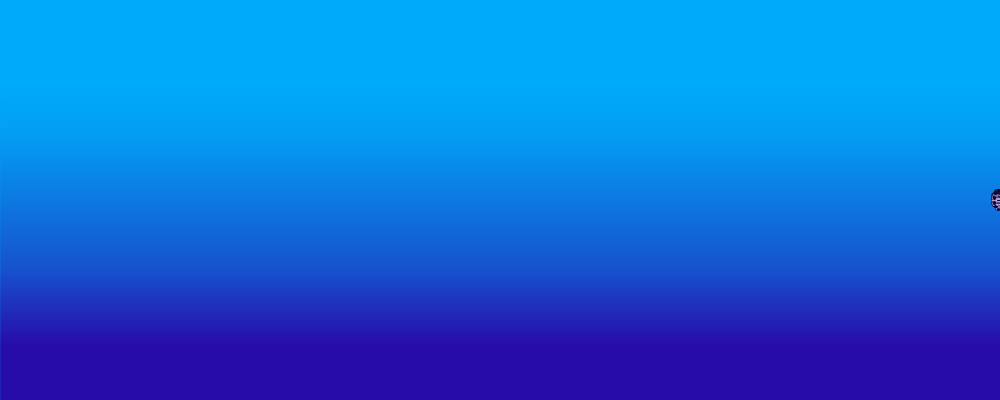
Frame 1 (no input)
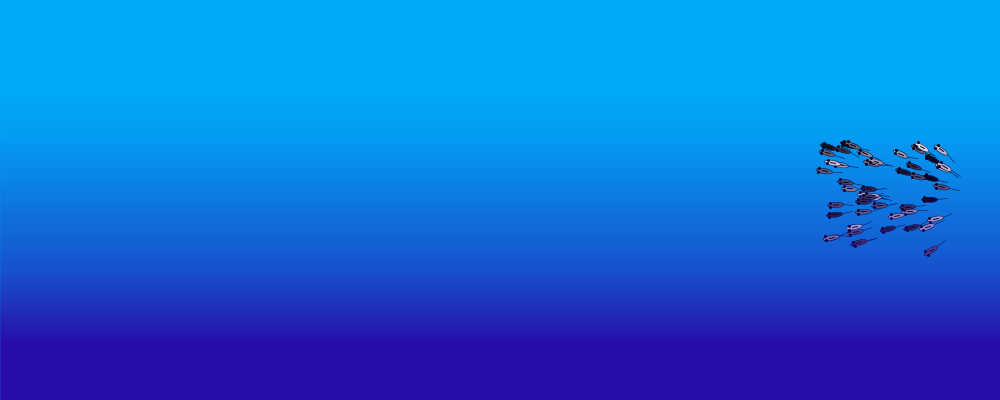
Frame 60 (the mouse pressed at the canvas centre just before this capture)
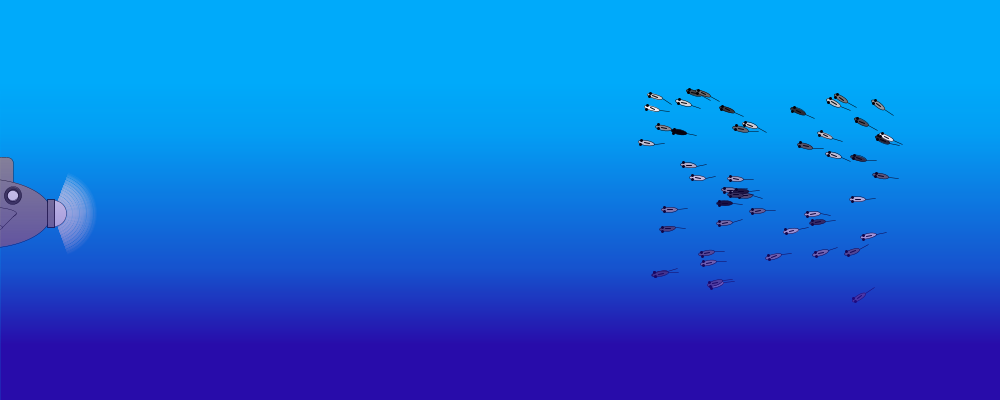
Frame 120 (the mouse held since frame 60 and released just before this capture)

The Processing sketch that drew these frames (run headless with seeded random() and noise(); from frame 60 on, the mouse is pressed at the canvas centre):

// Processing sketch: processing_177430
// ── processing_177430.pde

// Nature of Code: Ch1 vector movement. Ch2 applying forces.
// Ch3 oscillation. Ch4 particles. Ch6 seeking and avoiding.
// mouse controls submarine depth

Submarine sub;
Shoal sardines;
SeaWater sea;

void setup() {
  size(1000, 400);
  sub = new Submarine(-500, height/2); 
  sardines = new Shoal();
  sea = new SeaWater();
}

void draw() {
  //noLoop();
  frameRate(10);
  background(0, 170, 250);
  sub.setDepth(); 
  sardines.moveAwayFrom(sub);
  sea.display();
}



class AirLeak {
  ArrayList<Bubble> bubbles;
  PVector pos;

  AirLeak() {
    pos = new PVector();
    bubbles = new ArrayList<Bubble>();
  }

  void run(PVector l) {
    pos.set(l);// see where the sub is
    // limit particle generation frequency
    if (frameCount % 2 == 0) {
      bubbles.add(new Bubble(pos));
    }
    for (int i = bubbles.size () -1; i >= 0; i--) {
      Bubble b = bubbles.get(i);
      b.run();
      if (b.isDead()) {
        bubbles.remove(i);
      }
    }
  }
}

class Bubble {
  PVector pos;
  PVector vel;
  PVector accel;
  PVector spread;
  float lifespan, diam;

  Bubble(PVector l) {
    accel = new PVector();
    vel = new PVector();
    spread = new PVector(random(0, 5), -5);
    accel.add(spread);
    pos = l.get();
    lifespan = 255.0;
    diam = random(1, 10);
  }

  void run() {
    move();
    display();
  }

  void move() {
    vel.add(accel);
    pos.add(vel);
    accel.mult(0);
    lifespan -= 7;
    diam += 0.1;
  }

  void display() {
    stroke(0);
    strokeWeight(0.3);
    fill(255, lifespan);
    ellipse(pos.x, pos.y, diam, diam);
  }

  boolean isDead() {
    if (lifespan < 0.0) {
      return true;
    } else {
      return false;
    }
  }
}

class DepthControl {
  PVector pos;
  DepthControl() { 
    pos = new PVector(width*2, height/2);
  }
  void move() {
    pos.y = mouseY;
  }
}

class Fish {
  PVector accel, vel, pos, moveAnyWhere, moveTowards, moveAway;
  float angle, dist, maxSpeed, maxForce;

  Fish() {
    accel = new PVector(0, 0);
    vel = new PVector(0, 0);
    pos = new PVector(width+10, height/2); 
    moveAway = new PVector();
    moveAnyWhere = new PVector(random(-3, -0.9), random(-0.9, 0.9));
    applyForce(moveAnyWhere);
    maxSpeed = 2;
    maxForce = 2;
  }

  void applyForce(PVector f) {
    accel.add(f);
  }

  void update() {
    vel.add(accel);
    pos.add(vel);
    accel.mult(0);
  }

  void avoid(Submarine sub) { // inverse of the seek() method from NOC Ch6
    moveTowards = PVector.sub(sub.pos, pos);  
    dist = moveTowards.mag(); 
    if (dist < 250) {
      moveAway.set(-moveTowards.x, -moveTowards.y);
      moveAway.normalize();  
      moveAway.mult(maxSpeed);
      PVector steer = PVector.sub(moveAway, vel);
      steer.limit(maxForce);
      applyForce(steer); 
      // some problem with this here, but works in submarine class
      // moveAway.sub(vel);
      // moveAway.limit(maxForce);
      // applyForce(moveAway);
    }
  }

  void display() {
    
    pushMatrix(); 
    angle = vel.heading2D() + PI;
    translate(pos.x, pos.y);
    rotate(angle);
    //scale(2);
    beginShape(); // simple tail
    stroke(0);
    strokeWeight(.5);
    vertex(0, 0);
    vertex(10, random(-3, 3));
    endShape();
    fill(random(255)); // glisten
    //strokeWeight(1.5);
    ellipse(-8, 0, 16, 5);
    strokeWeight(1);
    line(-10, 0, -5, 0); // dorsal fin
    strokeWeight(3);
    point(-13,-2); // eyes
    point(-13, 2);
    popMatrix();
  }

  void bounds() {
    if (pos.x < -150 ) {
      pos.x = width + 10;
    }
    if (pos.x > width + 150) {
      pos.x = -150;
    }
    if ((pos.y > height +20 ) || (pos.y < -20 )) {
      vel.y = vel.y * -1;
    }
  }

  void run(Submarine s) {
    update();
    avoid(s);
    bounds();
    display();
  }
}

class SeaWater {
  float a;

  SeaWater() {
  }

  void display() { 
    fill(0, 0, 0, 150);
    strokeWeight(1);
    a = 0;
    for (int i = 0; i < height; i += 1) {
      stroke(40, 12, 170, a);
      line(0, i, width, i);
      if (i > height/5) {
        a +=  0.4;
      }
      if (i > height/3) {
        a +=  0.5;
      }
      if (i > height-height/3) {
        a +=  0.6;
      }
    }
  }
}

class Shoal {
  int  num;
  Fish[]  fish;

  Shoal() {
    num = 50; 
    fish = new Fish[num];
    for (int i = 0; i < num; i++) {
      fish[i] = new Fish();
    }
  }  

  void moveAwayFrom(Submarine s) {
    for (Fish f : fish) {
      f.run(s);
    }
  }
}

class SubDraw {
  float x, y, period, amplitude, num1, num2, num3, fade;

  SubDraw() {
    period  = 50;    
    amplitude = 54;
    x = -140;
    y = 40;
  }

  void drawBody() {
    // axle
    stroke(0);
    strokeWeight(2);
    line(x-5, y, x+20, y);
    
    
    // shroud
    strokeWeight(.5);
    fill(150);
    rect(x+12, y-60, 28, 120);
    rect(x-15, y-60, 55, 5);
    rect(x-15, y+55, 55, 5);
    triangle(x+40, y-59, x+40, y-10, x +80, y-10); 
    triangle(x+40, y+59, x+40, y+10, x+80, y+10);

    //periscope
    rect(x+110, y-120, 10, 50);
    arc(x+130, y-120, 60, 20, radians(90), radians(270));
    stroke(0);
    strokeWeight(.5);
    ellipse(x+130, y-120, 10, 20);
    fill(255);
    ellipse(x+130, y-120, 8, 18);
    fill(150);

    // tower 
    rect(x+90, y-80, 80, 50, 10);

    // body
    ellipse(x +125, y, 200, 100);

    //portholes
    stroke(0);
    strokeWeight(.5);

    fill(70);
    ellipse(x+170, y-25, 25, 25);
    ellipse(x+170, y-25, 17, 17);
    fill(255);
    ellipse(x+170, y-25, 15, 15);

    fill(70);
    ellipse(x+130, y-30, 25, 25);
    ellipse(x+130, y-30, 17, 17);
    fill(255);
    ellipse(x+130, y-30, 15, 15);

    fill(70);
    ellipse(x+90, y-25, 25, 25);
    ellipse(x+90, y-25, 17, 17);
    fill(255);
    ellipse(x+90, y-25, 15, 15);

    //fin
    strokeWeight(.5);
    beginShape();
    fill(150);
    ellipse(x+125, y, 100, 20);
    vertex(x+175, y);
    vertex(x+155, y+20);
    vertex(x+65, y+20);
    vertex(x+75, y); 
    endShape();
    ellipse(x+110, y+20, 90, 15);
  }
  
  // OK, it doesn't actually illuminate anything...
  void glow() {
    fill(255);
    stroke(0);
    strokeWeight(.5);
    arc(x+228, y, 38, 38, radians(-85), radians(85));
    stroke(0);
    fill(150);
    strokeWeight(1);
    rect(x+220, y-20, 10, 40);
    noFill();
    strokeWeight(1);
    fade = 255;
    for (int i = 0; i < 100; i += 1) {
      stroke(220, 250, 250, fade);
      arc(x+228, y, 40+i, 40+i, radians(-70), radians(70));
      fade -= 3;
    }
  }

  void animateProp() {
    noStroke();
    fill(70);
    
    // first blade
    num1 =  amplitude * cos(TWO_PI * frameCount/period);
    triangle(x, y, x-10, y+num1, x+10, y+num1);

    // advance second blade by approx. 2/3 of a cycle
    num2 =  amplitude * cos(TWO_PI * (0.6 + (frameCount/period))); //0.675
    triangle(x, y, x-10, y+num2, x+10, y+num2);

    // advance  third blade by approx. 1/3 of a cycle
    num3 =  amplitude * cos(TWO_PI * (0.3 + (frameCount/period))); //0.285
    triangle(x, y, x-10, y+num3, x+10, y+ num3);
    
    // hub
    stroke(0);
    strokeWeight(10);
    line(x-5, y, x+1, y);
  }

  void display() {
    drawBody();
    animateProp();
    glow();
  }
}


class Submarine {
  SubDraw subDraw;
  DepthControl depth;
  AirLeak  leak;
  PVector accel, vel, pos, move, desired;
  float maxSpeed, maxForce, angle, dist;

  Submarine(int x, int y) {
    subDraw = new  SubDraw();
    depth = new DepthControl();
    leak = new AirLeak();
    accel = new PVector(0, 0);
    vel = new PVector(0, 0);
    pos = new PVector(x, y); 
    maxSpeed = 7;
    maxForce = 0.07;
  }

  void applyForce(PVector f) {
    accel.add(f);
  }

  void setDepth() { // the seek() method from NOC Ch6
    depth.move();
    desired = PVector.sub(depth.pos, pos);  
    dist = desired.mag(); 
    desired.normalize();  
    desired.mult(maxSpeed);
    // PVector steer = PVector.sub(desired, vel);
    // steer.limit(maxForce);
    // applyForce(steer); 
    desired.sub(vel);
    desired.limit(maxForce);
    applyForce(desired);
    update(); 
    wrap();
    display();
  }

  void update() {
    vel.add(accel);
    pos.add(vel);
    accel.mult(0);
  }

  void display() {
    pushMatrix();
    leak.run(pos);
    angle = vel.heading2D();
    translate(pos.x, pos.y);
    rotate(angle);
    scale(.7); 
    subDraw.display();
    popMatrix();
  }

  void wrap() {
    if (pos.x > width + 150 ) { 
      pos.x = -150;
    }
  }
}
